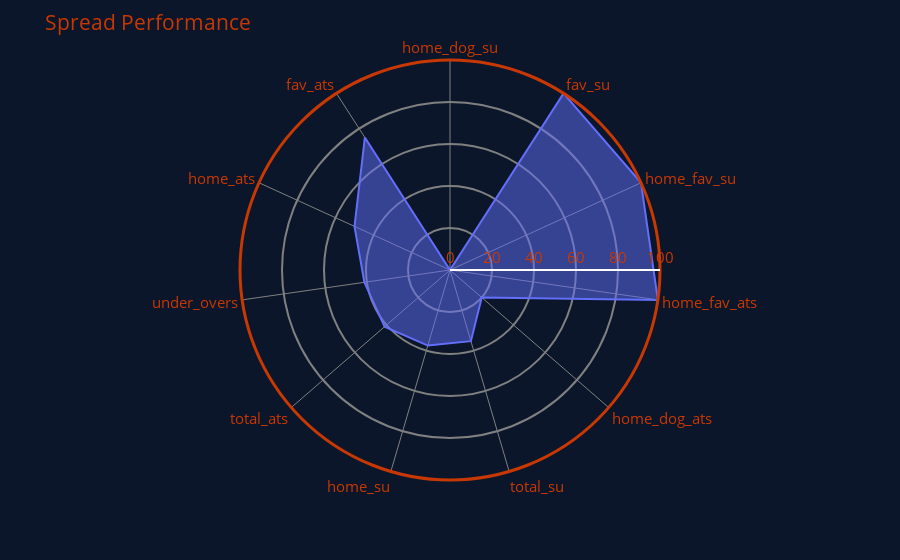

Notebook source saved alongside this figure:
### Code cell
import plotly.express as px
import pandas as pd
#layout = Layout(plot_bgcolor='rgba(0,0,0,0)')
 
fig = px.line_polar(df, r='value', theta='index', line_close=True)
fig.update_traces(fill='toself')
#fig.update_layout(paper_bgcolor=primary_color)
#fig.update_layout(font=dict(color=secondary_color)) 
#fig.update_layout(plot_bgcolor="red")

#plot_bgcolor='rgba(0,0,0,0)'


fig.update_layout(
    title = "Spread Performance",
    font_size = 15,
    showlegend = False,
    font=dict(color=secondary_color),
    polar = dict(
      bgcolor = primary_color,
      angularaxis = dict(
        linewidth = 3,
        showline=True,
        gridcolor = "grey",
        linecolor=secondary_color,
      ),
      radialaxis = dict(
        side = "counterclockwise",
        showline = True,
        linewidth = 2,
        gridcolor = "grey",
        gridwidth = 2,
      ),        
    ),
    paper_bgcolor = primary_color
)


fig.show()

### Figure 1 — Plotly figure (JSON) as saved in the notebook; plotly's stock layout.template omitted (floating-point values rounded to 4 significant figures)
{"data": [{"fill": "toself", "hovertemplate": "value=%{r}<br>index=%{theta}<extra></extra>", "legendgroup": "", "line": {"color": "#636efa", "dash": "solid"}, "marker": {"symbol": "circle"}, "mode": "lines", "name": "", "r": [0, 100, 100, 100, 20, 35.3, 37.5, 41.2, 41.2, 50, 75, 0], "showlegend": false, "subplot": "polar", "theta": ["home_dog_su", "fav_su", "home_fav_su", "home_fav_ats", "home_dog_ats", "total_su", "home_su", "total_ats", "under_overs", "home_ats", "fav_ats", "home_dog_su"], "type": "scatterpolar"}], "layout": {"autosize": true, "font": {"color": "#c83803", "size": 15}, "legend": {"tracegroupgap": 0}, "margin": {"t": 60}, "paper_bgcolor": "#0B162A", "polar": {"angularaxis": {"direction": "clockwise", "gridcolor": "grey", "linecolor": "#c83803", "linewidth": 3, "rotation": 90, "showline": true, "type": "category"}, "bgcolor": "#0B162A", "domain": {"x": [0, 1], "y": [0, 1]}, "radialaxis": {"autorange": true, "gridcolor": "grey", "gridwidth": 2, "linewidth": 2, "range": [0, 100], "showline": true, "side": "counterclockwise", "type": "linear"}}, "showlegend": false, "title": {"text": "Spread Performance"}}}
